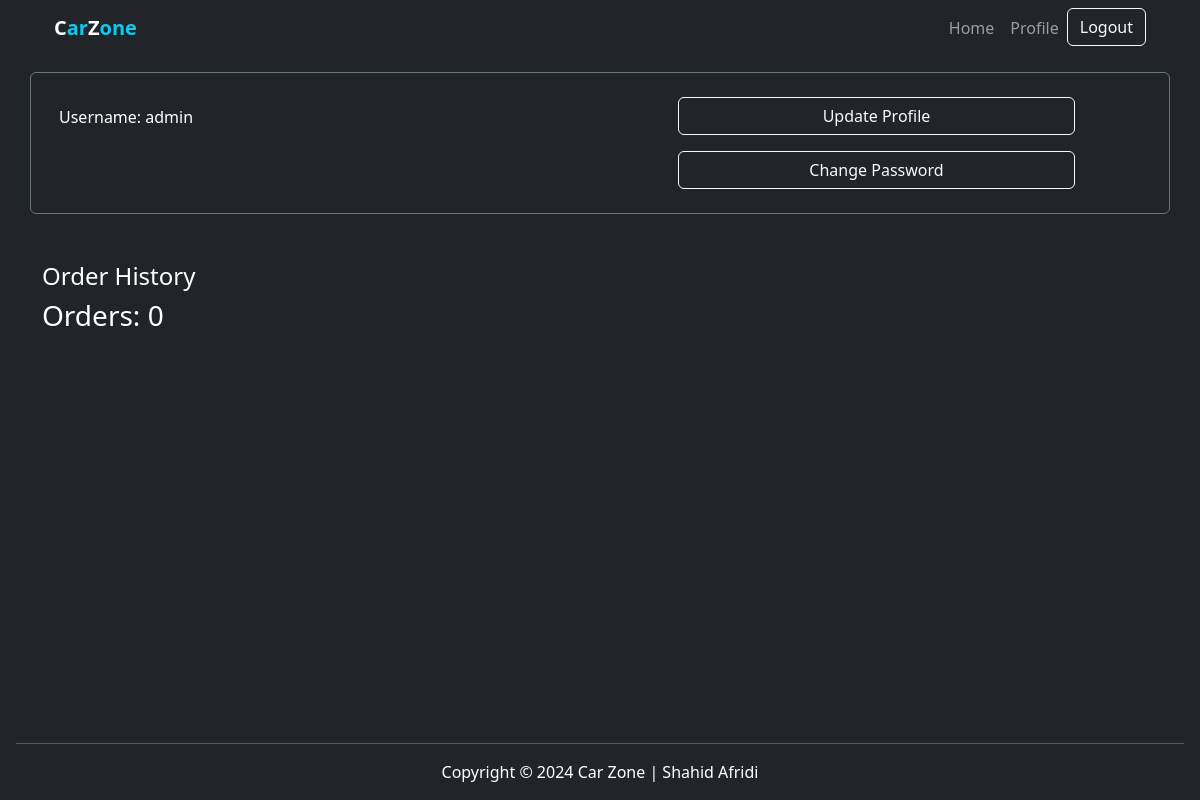
The app's page /users/profile/ (signed in), older data.
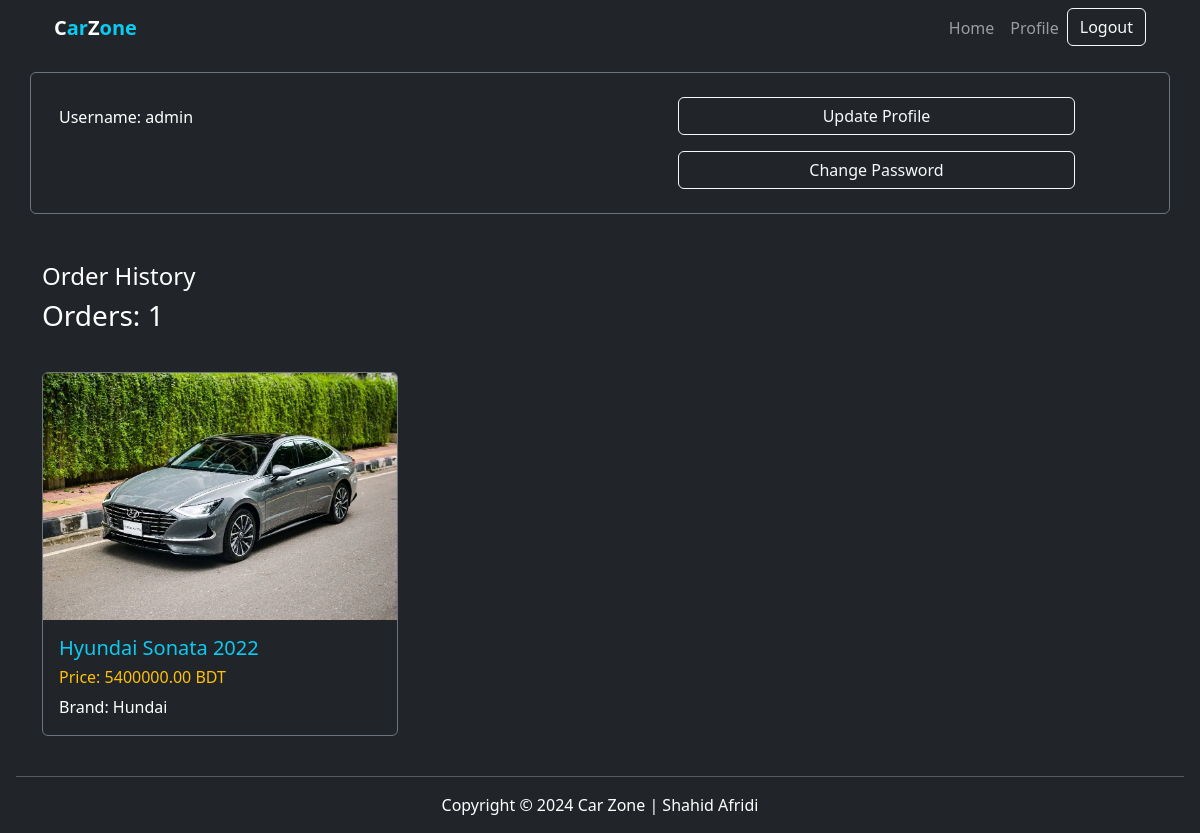
The same page, newer data.
### users/models.py (models this page shows)
class Order(models.Model):
    buyer = models.ForeignKey(User, on_delete=models.CASCADE, related_name='orders')
    car = models.ForeignKey(Car, on_delete=models.CASCADE)

### cars/models.py (models this page shows, shortened)
class Car(models.Model):
    name = models.CharField(max_length=255)
    brand = models.ForeignKey(Brand, on_delete=models.CASCADE, related_name='cars')
    price = models.DecimalField(max_digits=12, decimal_places=2)
    color = models.CharField(max_length=100)
    quantity = models.PositiveIntegerField(default=0)
    image = models.ImageField(upload_to='cars/upload/', blank=True, null=True)
    mileage = models.PositiveIntegerField()
    description = models.TextField(blank=True, null=True)

### brands/models.py (models this page shows)
class Brand(models.Model):
    name = models.CharField(max_length=100)
    slug = models.SlugField(max_length=255, unique=True)
    def __str__(self) -> str:
        return self.name

### users/views.py (the view)
# urls.py: path('profile/', views.userProfile, name="profile"),
@login_required(login_url='login')
def userProfile(request):
    user = request.user
    context = {
        'user' :  user,
    }
    return render(request, 'users/profile.html', context )

### users/templates/users/profile.html (shortened to what this page needs)
{% extends "base.html" %}
{% block content  %}
<div class="mt-3">
    <div class="border border-secondary p-3 rounded row">
        <div class="col-md-6">
            <p>Username: {{user.username}}</p>
        </div>
        <div class="col-md-6 m-auto text-center">
            <a class="btn btn-outline-light m-2 w-75" href="{% url "update_profile" %}">Update Profile</a>
            <br>
            <a class="btn btn-outline-light m-2 w-75" href="{% url "change_password" %}">Change Password</a>
        </div>
    </div>
    <div class="mt-5" >
        <h4>Order History </h4>
        <h3>Orders: {{user.orders.all.count}}</h3>
        <div class="row row-cols-1 row-cols-md-3 g-4 mt-3">
            {% for order in user.orders.all %}
                <div class="col">
                    <div class="card bg-transparent border-secondary">
                        <img src="{{order.car.image.url}}" class="card-img-top " alt="...">
                        <div class="card-body text-white">
                            <h5 class="card-title text-info">{{order.car.name}}</h5>
                            <h6 class="text-warning">Price: {{order.car.price}} BDT</h6>
                            <p class="card-text">Brand: {{order.car.brand}}</p>
                        </div>
                    </div>
                </div>
            {% endfor %}
        </div>
    </div>
</div>
{% endblock content  %}

Row changes from the older to the newer data that the page shows:
added Order: car.image (picture), car.name "Hyundai Sonata 2022", car.price "5400000.00", car.brand "Hundai"
Text that changed along with them:
{{ user.orders.all.count }}: "0" → "1"
